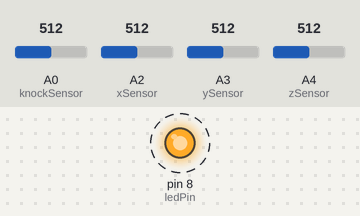
Bench run of a sketch on a simulated Arduino Uno, built with avr-gcc and run on an emulated ATmega328P. Shown: output pins drawn as LEDs (lit = HIGH). Dashed ring = blinking. The inputs (shaded band) are chosen by the test bench; at power-on: A0 (knockSensor) = 512, A2 (xSensor) = 512, A3 (ySensor) = 512, A4 (zSensor) = 512. What the sketch prints to the serial monitor is not drawn.

Above: at 0.05 s.
Timing chart, 0 to 3.0 s (numbered marks = the images above):
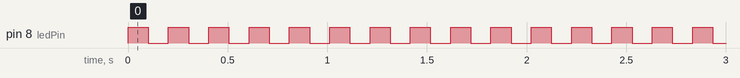

The sketch:

sketch_may05a.ino
```cpp
const int ledPin = 8;
const int knockSensor = A0;
const int threshold = 100;  // threshold value to decide when the detected sound is a knock or not

const int xSensor = A2;
const int ySensor = A3;
const int zSensor = A4;

// these variables will change:
int knockReading = 0;
int xReading = 0;
int yReading = 0;
int zReading = 0;
int ledState = LOW;

void setup() {
 pinMode(ledPin, OUTPUT); // declare the ledPin as as OUTPUT

 Serial.begin(9600);       // use the serial port
}

void loop() {
  // read the sensor and store it in the variable sensorReading:
  knockReading = analogRead(knockSensor);
  xReading = analogRead(xSensor);
  yReading = analogRead(ySensor);
  zReading = analogRead(zSensor);

  ledState = !ledState;
  digitalWrite(ledPin, ledState);
  Serial.println(knockReading);
  Serial.println(xReading);
  Serial.println(yReading);
  Serial.println(zReading);

  delay(100);  // delay to avoid overloading the serial port buffer
}
```

Measured:
- by itself, pin 8 (ledPin): alternates HIGH for 0.10 s and LOW for 0.10 s
